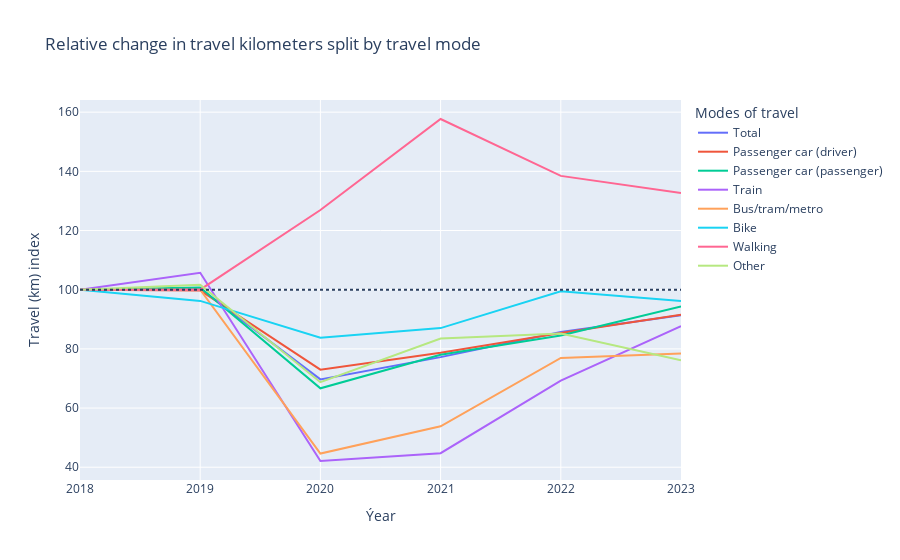

Notebook source saved alongside this figure:
### Markdown cell above
### Graph: Which transport modes show the largest recovery compared to pre-COVID levels?

### Code cell
#Select only the netherlands as region
df = df_pres.loc[df_pres['Region characteristics'] == 'The Netherlands'].copy()

# Calculate the base value for each mode (first period)
base = df.groupby('Modes of travel')['Total travel'].transform('first')

# Create an index (relative to the first period)
df['Travel (km) index'] = df['Total travel'] / base * 100

fig = px.line(df, x='Periods', y='Travel (km) index', color='Modes of travel', 
              title='Relative change in travel kilometers split by travel mode', labels={'Periods' : 'Ýear'})
fig.add_hline(y=100, line_dash='dot')
fig.show()

### Figure 1 — Plotly figure (JSON) as saved in the notebook; plotly's stock layout.template omitted (floating-point values rounded to 4 significant figures)
{"data": [{"hovertemplate": "Modes of travel=Total<br>Ýear=%{x}<br>Travel (km) index=%{y}<extra></extra>", "legendgroup": "Total", "line": {"color": "#636efa", "dash": "solid"}, "marker": {"symbol": "circle"}, "mode": "lines", "name": "Total", "orientation": "v", "showlegend": true, "type": "scatter", "x": [2018, 2019, 2020, 2021, 2022, 2023], "xaxis": "x", "y": [100, 100.3, 69.69, 77.21, 85.69, 91.38], "yaxis": "y"}, {"hovertemplate": "Modes of travel=Passenger car (driver)<br>Ýear=%{x}<br>Travel (km) index=%{y}<extra></extra>", "legendgroup": "Passenger car (driver)", "line": {"color": "#EF553B", "dash": "solid"}, "marker": {"symbol": "circle"}, "mode": "lines", "name": "Passenger car (driver)", "orientation": "v", "showlegend": true, "type": "scatter", "x": [2018, 2019, 2020, 2021, 2022, 2023], "xaxis": "x", "y": [100, 99.72, 72.98, 78.68, 85.39, 91.54], "yaxis": "y"}, {"hovertemplate": "Modes of travel=Passenger car (passenger)<br>Ýear=%{x}<br>Travel (km) index=%{y}<extra></extra>", "legendgroup": "Passenger car (passenger)", "line": {"color": "#00cc96", "dash": "solid"}, "marker": {"symbol": "circle"}, "mode": "lines", "name": "Passenger car (passenger)", "orientation": "v", "showlegend": true, "type": "scatter", "x": [2018, 2019, 2020, 2021, 2022, 2023], "xaxis": "x", "y": [100, 100.8, 66.67, 78.04, 84.5, 94.32], "yaxis": "y"}, {"hovertemplate": "Modes of travel=Train<br>Ýear=%{x}<br>Travel (km) index=%{y}<extra></extra>", "legendgroup": "Train", "line": {"color": "#ab63fa", "dash": "solid"}, "marker": {"symbol": "circle"}, "mode": "lines", "name": "Train", "orientation": "v", "showlegend": true, "type": "scatter", "x": [2018, 2019, 2020, 2021, 2022, 2023], "xaxis": "x", "y": [100, 105.7, 42.11, 44.74, 69.3, 87.72], "yaxis": "y"}, {"hovertemplate": "Modes of travel=Bus/tram/metro<br>Ýear=%{x}<br>Travel (km) index=%{y}<extra></extra>", "legendgroup": "Bus/tram/metro", "line": {"color": "#FFA15A", "dash": "solid"}, "marker": {"symbol": "circle"}, "mode": "lines", "name": "Bus/tram/metro", "orientation": "v", "showlegend": true, "type": "scatter", "x": [2018, 2019, 2020, 2021, 2022, 2023], "xaxis": "x", "y": [100, 100, 44.62, 53.85, 76.92, 78.46], "yaxis": "y"}, {"hovertemplate": "Modes of travel=Bike<br>Ýear=%{x}<br>Travel (km) index=%{y}<extra></extra>", "legendgroup": "Bike", "line": {"color": "#19d3f3", "dash": "solid"}, "marker": {"symbol": "circle"}, "mode": "lines", "name": "Bike", "orientation": "v", "showlegend": true, "type": "scatter", "x": [2018, 2019, 2020, 2021, 2022, 2023], "xaxis": "x", "y": [100, 96.22, 83.78, 87.03, 99.46, 96.22], "yaxis": "y"}, {"hovertemplate": "Modes of travel=Walking<br>Ýear=%{x}<br>Travel (km) index=%{y}<extra></extra>", "legendgroup": "Walking", "line": {"color": "#FF6692", "dash": "solid"}, "marker": {"symbol": "circle"}, "mode": "lines", "name": "Walking", "orientation": "v", "showlegend": true, "type": "scatter", "x": [2018, 2019, 2020, 2021, 2022, 2023], "xaxis": "x", "y": [100, 100, 126.9, 157.7, 138.5, 132.7], "yaxis": "y"}, {"hovertemplate": "Modes of travel=Other<br>Ýear=%{x}<br>Travel (km) index=%{y}<extra></extra>", "legendgroup": "Other", "line": {"color": "#B6E880", "dash": "solid"}, "marker": {"symbol": "circle"}, "mode": "lines", "name": "Other", "orientation": "v", "showlegend": true, "type": "scatter", "x": [2018, 2019, 2020, 2021, 2022, 2023], "xaxis": "x", "y": [100, 101.7, 68.75, 83.52, 85.23, 76.14], "yaxis": "y"}], "layout": {"legend": {"title": {"text": "Modes of travel"}, "tracegroupgap": 0}, "shapes": [{"line": {"dash": "dot"}, "type": "line", "x0": 0, "x1": 1, "xref": "x domain", "y0": 100, "y1": 100, "yref": "y"}], "title": {"text": "Relative change in travel kilometers split by travel mode"}, "xaxis": {"anchor": "y", "domain": [0, 1], "title": {"text": "Ýear"}}, "yaxis": {"anchor": "x", "domain": [0, 1], "title": {"text": "Travel (km) index"}}}}
